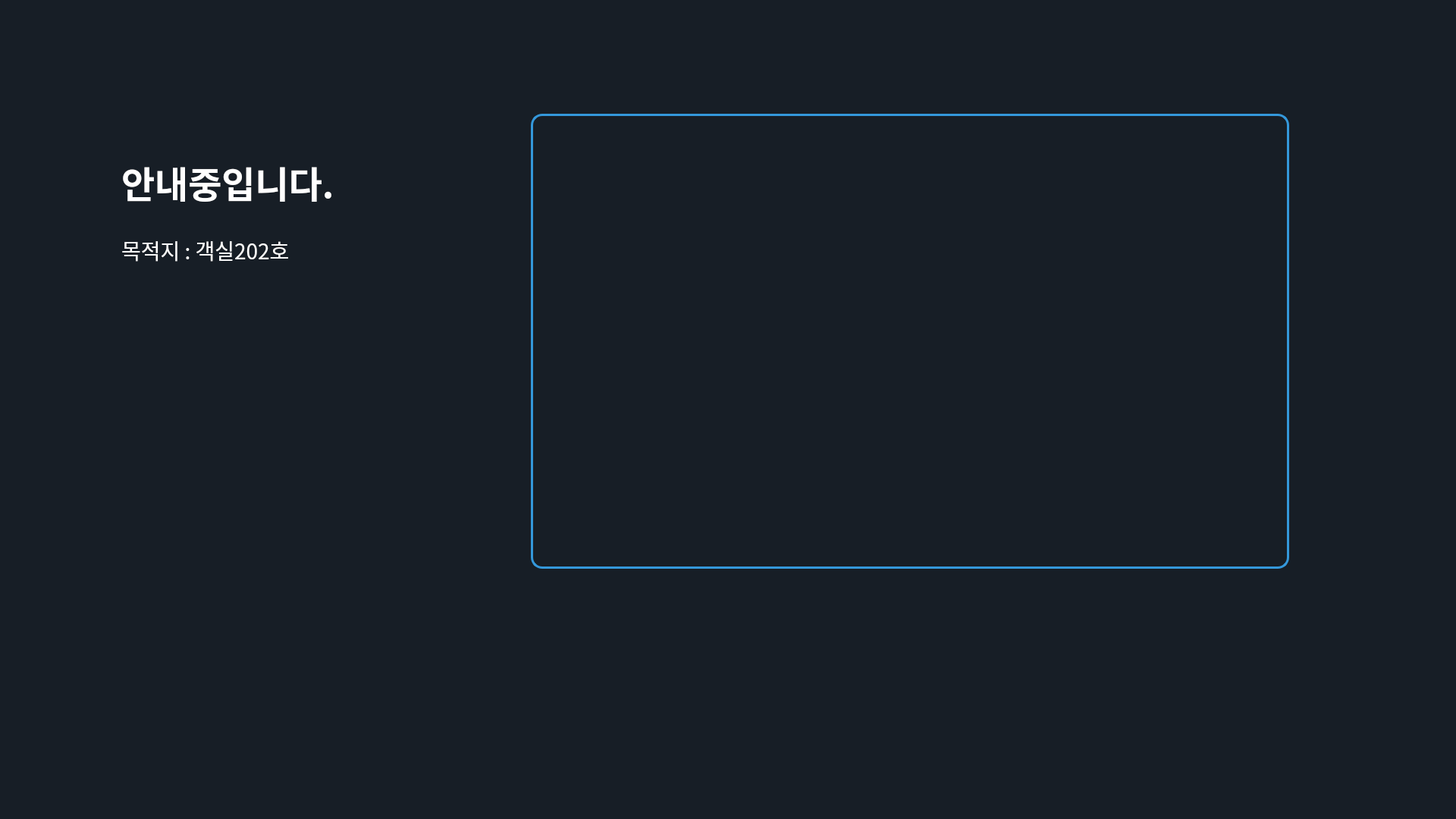
<?xml version="1.0" encoding="UTF-8"?>
<ui version="4.0">
 <class>GuidanceScreen</class>
 <widget class="QWidget" name="GuidanceScreen">
  <property name="geometry">
   <rect>
    <x>0</x>
    <y>0</y>
    <width>1920</width>
    <height>1080</height>
   </rect>
  </property>
  <property name="font">
   <font>
    <pointsize>12</pointsize>
   </font>
  </property>
  <property name="windowTitle">
   <string>Guidance Screen</string>
  </property>
  <property name="styleSheet">
   <string>QWidget {
    background-color: #171E26;
}

QLabel {
    color: white;
    font-family: &quot;Malgun Gothic&quot;, &quot;Arial&quot;, sans-serif;
    background-color: transparent;
    border: none;
}

.robot-eye {
    background-color: #1abc9c;
    border-radius: 40px;
}

.guidance-frame {
    background-color: #434a5a;
    border-radius: 20px;
}

.detection-area {
    border: 2px solid #27ae60;
    border-radius: 8px;
    background-color: transparent;
}</string>
  </property>
  <widget class="QLabel" name="guidingText">
   <property name="geometry">
    <rect>
     <x>160</x>
     <y>200</y>
     <width>400</width>
     <height>80</height>
    </rect>
   </property>
   <property name="font">
    <font>
     <family>Malgun Gothic</family>
     <pointsize>-1</pointsize>
     <weight>75</weight>
     <bold>true</bold>
    </font>
   </property>
   <property name="styleSheet">
    <string notr="true">font-size: 48px; 
font-weight: 600; 
color: white;</string>
   </property>
   <property name="text">
    <string>안내중입니다.</string>
   </property>
   <property name="alignment">
    <set>Qt::AlignLeading|Qt::AlignLeft|Qt::AlignVCenter</set>
   </property>
  </widget>
  <widget class="QLabel" name="destinationText">
   <property name="geometry">
    <rect>
     <x>160</x>
     <y>300</y>
     <width>400</width>
     <height>60</height>
    </rect>
   </property>
   <property name="font">
    <font>
     <family>Malgun Gothic</family>
     <pointsize>-1</pointsize>
     <weight>50</weight>
     <bold>false</bold>
    </font>
   </property>
   <property name="styleSheet">
    <string notr="true">font-size: 28px; 
font-weight: normal; 
color: white;</string>
   </property>
   <property name="text">
    <string>목적지 : 객실202호</string>
   </property>
   <property name="alignment">
    <set>Qt::AlignLeading|Qt::AlignLeft|Qt::AlignVCenter</set>
   </property>
  </widget>
  <widget class="QFrame" name="guidanceFrame">
   <property name="geometry">
    <rect>
     <x>700</x>
     <y>150</y>
     <width>1000</width>
     <height>600</height>
    </rect>
   </property>
   <property name="styleSheet">
    <string>border: 3px solid #3498db;
border-radius: 15px;
background-color: transparent;</string>
   </property>
  </widget>
 </widget>
 <resources>
  <include location="../../roomie_rgui/assets/resources.qrc"/>
 </resources>
 <connections/>
</ui>
